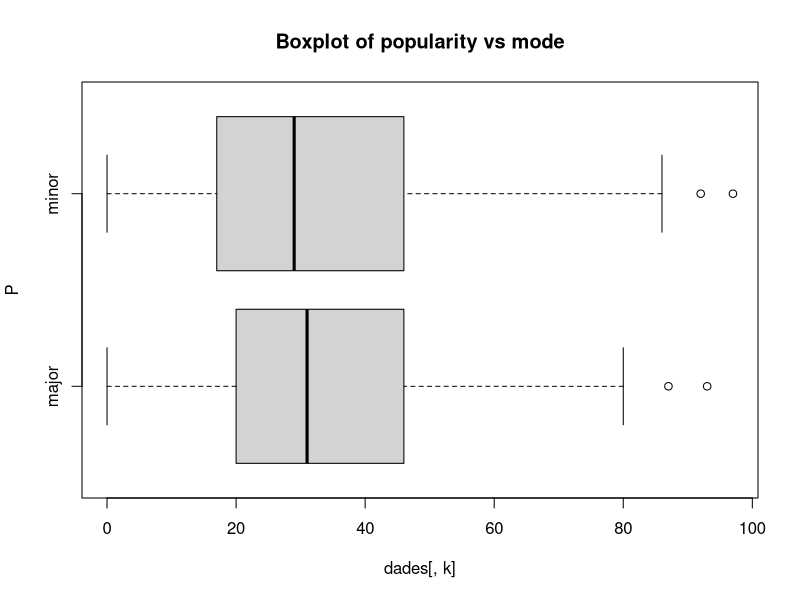
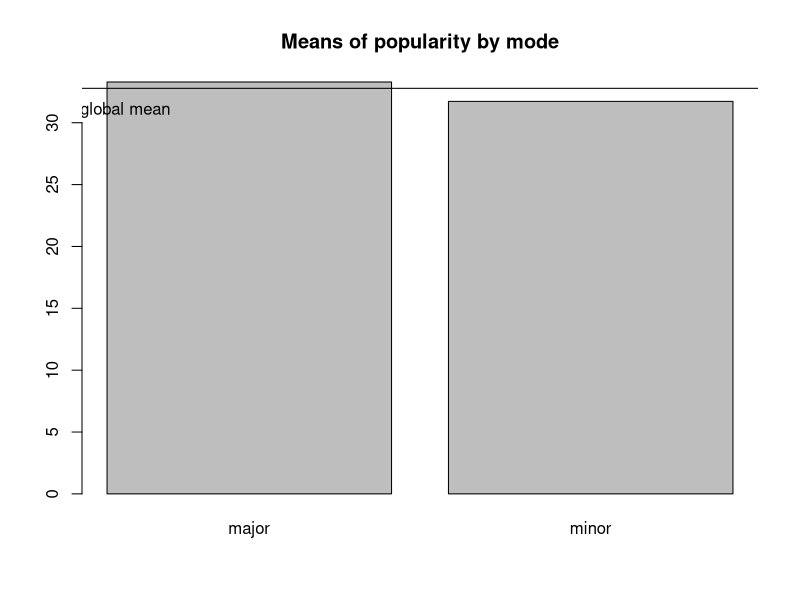
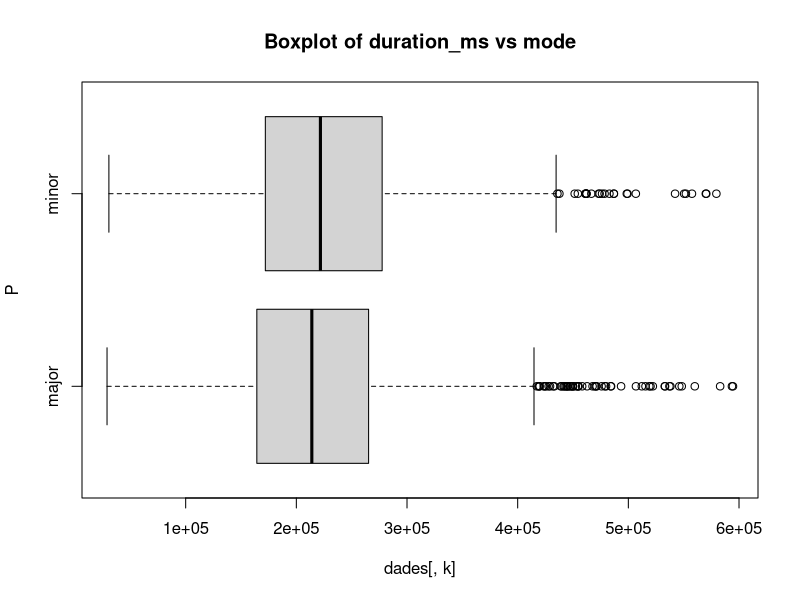
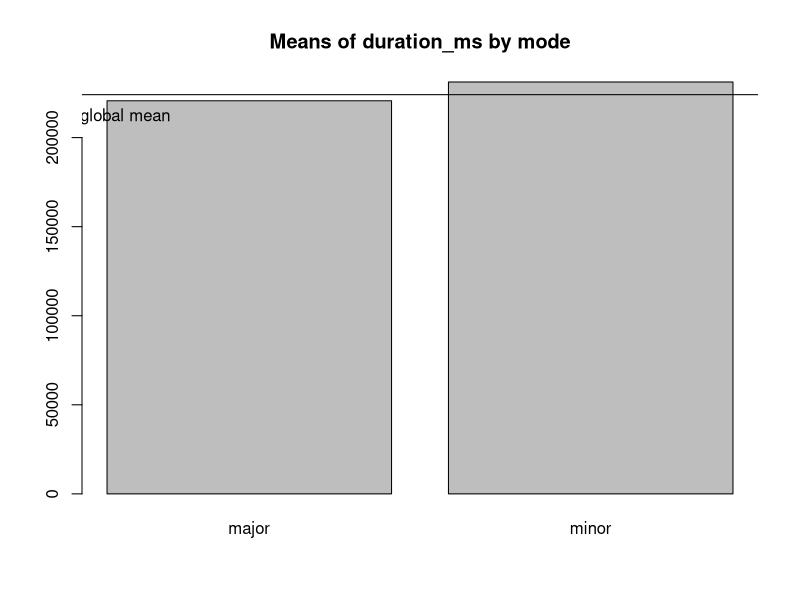
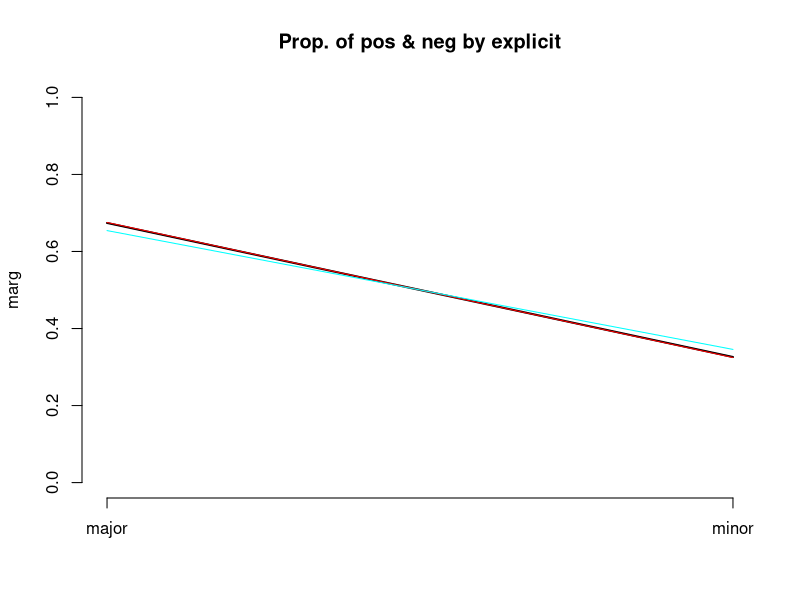
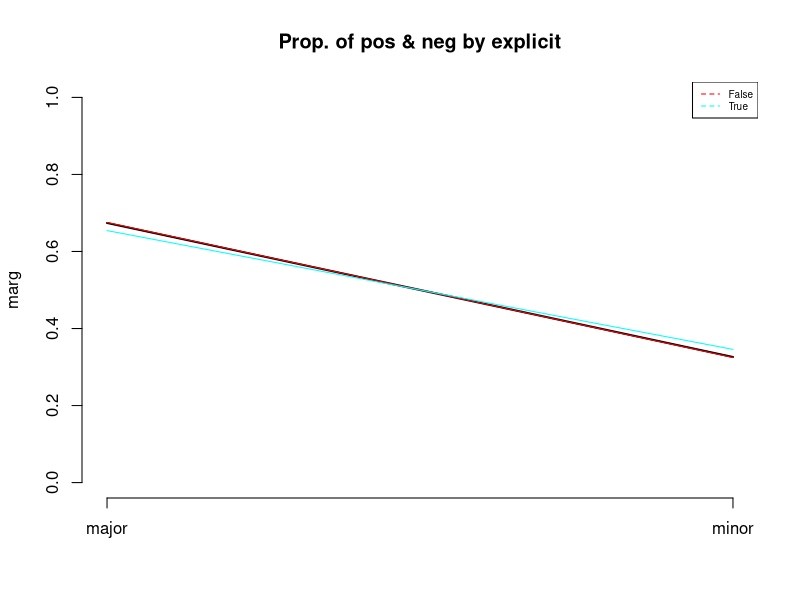
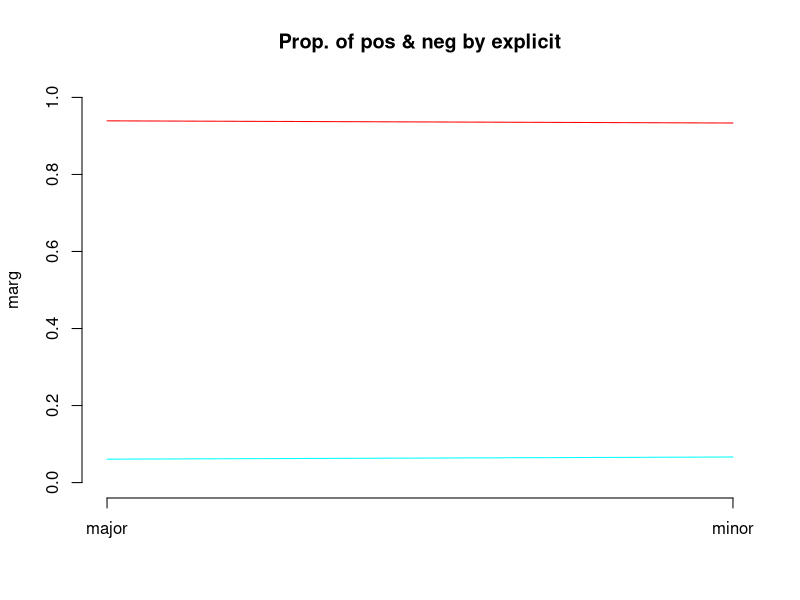
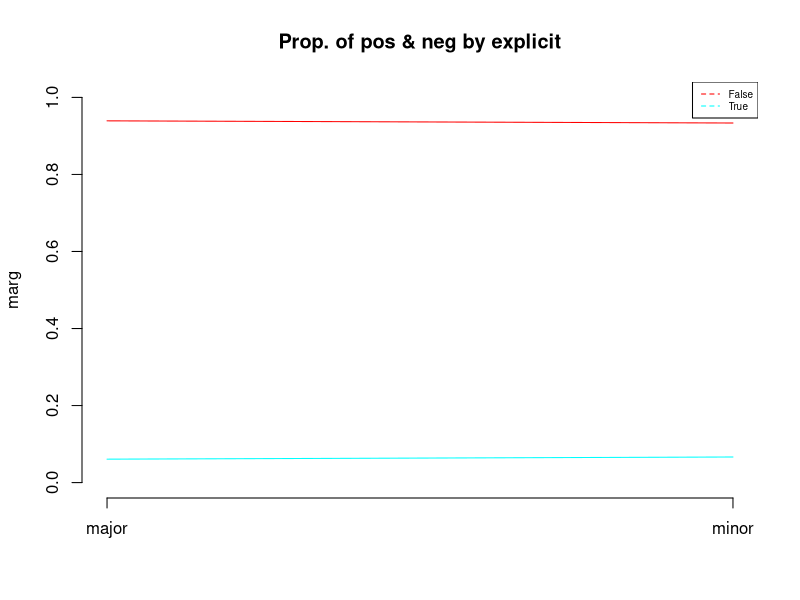

Write the R code that produced these figures, in order.
#  READING CREDSCO_BIN
# load("d:/karina/docencia/DataMiningEI/Practiques/2CredscoProfiling/credscok_bin")

#read data only if required
setwd("~/Documents/class/stats-final-project/")
dd <- read.csv("cleaneddata.csv")

names(dd)

dd

attach(dd)
#Dictamen    <- as.factor(Dictamen)
#levels(Dictamen) <- c(NA, "positiu","negatiu")

#mode <- as.factor(mode)
#levels(mode) <- c(NA, "minor","major")

#Calcula els valor test de la variable Xnum per totes les modalitats del factor P
ValorTestXnum <- function(Xnum,P){
  #freq dis of fac
  nk <- as.vector(table(P)); 
  n <- sum(nk); 
  #mitjanes x grups
  xk <- tapply(Xnum,P,mean);
  #valors test
  txk <- (xk-mean(Xnum))/(sd(Xnum)*sqrt((n-nk)/(n*nk))); 
  #p-values
  pxk <- pt(txk,n-1,lower.tail=F);
  for(c in 1:length(levels(as.factor(P)))){if (pxk[c]>0.5){pxk[c]<-1-pxk[c]}}
  return (pxk)
}




ValorTestXquali <- function(P,Xquali){
  taula <- table(P,Xquali);
  n <- sum(taula); 
  pk <- apply(taula,1,sum)/n;
  pj <- apply(taula,2,sum)/n;
  pf <- taula/(n*pk);
  pjm <- matrix(data=pj,nrow=dim(pf)[1],ncol=dim(pf)[2], byrow=TRUE);      
  dpf <- pf - pjm; 
  dvt <- sqrt(((1-pk)/(n*pk))%*%t(pj*(1-pj))); 
  #i hi ha divisions iguals a 0 dona NA i no funciona
  zkj <- dpf
  zkj[dpf!=0]<-dpf[dpf!=0]/dvt[dpf!=0]; 
  pzkj <- pnorm(zkj,lower.tail=F);
  for(c in 1:length(levels(as.factor(P)))){for (s in 1:length(levels(Xquali))){if (pzkj[c,s]> 0.5){pzkj[c,s]<-1- pzkj[c,s]}}}
  return (list(rowpf=pf,vtest=zkj,pval=pzkj))
}


#source("file")
#dades contain the dataset
dades<-dd
#dades<-dd[filtro,]
#dades<-df
K<-dim(dades)[2]
par(ask=TRUE)


#P must contain the class variable
P<-dd$mode
#P<-c2
#P<-dd[,18]
nameP<-"mode"
#P<-df[,33]

levels(P)
nc<-length(levels(as.factor(P)))
nc
pvalk <- matrix(data=0,nrow=nc,ncol=K, dimnames=list(levels(P),names(dades)))
nameP<-"mode"
n<-dim(dades)[1]

for(k in 1:K){
  if (is.numeric(dades[,k])){ 
    print(paste("Anàlisi per classes de la Variable:", names(dades)[k]))
    
    boxplot(dades[,k]~P, main=paste("Boxplot of", names(dades)[k], "vs", nameP ), horizontal=TRUE)
    
    barplot(tapply(dades[[k]], P, mean),main=paste("Means of", names(dades)[k], "by", nameP ))
    abline(h=mean(dades[[k]]))
    legend(0,mean(dades[[k]]),"global mean",bty="n")
    print("Estadístics per groups:")
    for(s in levels(as.factor(P))) {print(summary(dades[P==s,k]))}
    o<-oneway.test(dades[,k]~P)
    print(paste("p-valueANOVA:", o$p.value))
    kw<-kruskal.test(dades[,k]~P)
    print(paste("p-value Kruskal-Wallis:", kw$p.value))
    pvalk[,k]<-ValorTestXnum(dades[,k], P)
    print("p-values ValorsTest: ")
    print(pvalk[,k])      
  }else{
    if(class(dd[,k])=="Date"){
      print(summary(dd[,k]))
      print(sd(dd[,k]))
      #decide breaks: weeks, months, quarters...
      hist(dd[,k],breaks="weeks")
    }else{
      #qualitatives
      print(paste("Variable", names(dades)[k]))
      table<-table(P,dades[,k])
      #   print("Cross-table")
      #   print(table)
      rowperc<-prop.table(table,1)
      
      colperc<-prop.table(table,2)
      #  print("Distribucions condicionades a files")
      # print(rowperc)
      
      #ojo porque si la variable es true o false la identifica amb el tipus Logical i
      #aquest no te levels, por tanto, coertion preventiva
      
      dades[,k]<-as.factor(dades[,k])
      
      
      marg <- table(as.factor(P))/n
      print(append("Categories=",levels(as.factor(dades[,k]))))
      
      #from next plots, select one of them according to your practical case
      plot(marg,type="l",ylim=c(0,1),main=paste("Prop. of pos & neg by",names(dades)[k]))
      paleta<-rainbow(length(levels(dades[,k])))
      for(c in 1:length(levels(dades[,k]))){lines(colperc[,c],col=paleta[c]) }
      
      #with legend
      plot(marg,type="l",ylim=c(0,1),main=paste("Prop. of pos & neg by",names(dades)[k]))
      paleta<-rainbow(length(levels(dades[,k])))
      for(c in 1:length(levels(dades[,k]))){lines(colperc[,c],col=paleta[c]) }
      legend("topright", levels(dades[,k]), col=paleta, lty=2, cex=0.6)
      
      #condicionades a classes
      print(append("Categories=",levels(dades[,k])))
      plot(marg,type="n",ylim=c(0,1),main=paste("Prop. of pos & neg by",names(dades)[k]))
      paleta<-rainbow(length(levels(dades[,k])))
      for(c in 1:length(levels(dades[,k]))){lines(rowperc[,c],col=paleta[c]) }
      
      #with legend
      plot(marg,type="n",ylim=c(0,1),main=paste("Prop. of pos & neg by",names(dades)[k]))
      paleta<-rainbow(length(levels(dades[,k])))
      for(c in 1:length(levels(dades[,k]))){lines(rowperc[,c],col=paleta[c]) }
      legend("topright", levels(dades[,k]), col=paleta, lty=2, cex=0.6)
      
      #amb variable en eix d'abcisses
      marg <-table(dades[,k])/n
      print(append("Categories=",levels(dades[,k])))
      plot(marg,type="l",ylim=c(0,1),main=paste("Prop. of pos & neg by",names(dades)[k]), las=3)
      #x<-plot(marg,type="l",ylim=c(0,1),main=paste("Prop. of pos & neg by",names(dades)[k]), xaxt="n")
      #text(x=x+.25, y=-1, adj=1, levels(CountryName), xpd=TRUE, srt=25, cex=0.7)
      paleta<-rainbow(length(levels(as.factor(P))))
      for(c in 1:length(levels(as.factor(P)))){lines(rowperc[c,],col=paleta[c]) }
      
      #with legend
      plot(marg,type="l",ylim=c(0,1),main=paste("Prop. of pos & neg by",names(dades)[k]), las=3)
      for(c in 1:length(levels(as.factor(P)))){lines(rowperc[c,],col=paleta[c])}
      legend("topright", levels(as.factor(P)), col=paleta, lty=2, cex=0.6)
      
      #condicionades a columna 
      plot(marg,type="n",ylim=c(0,1),main=paste("Prop. of pos & neg by",names(dades)[k]), las=3)
      paleta<-rainbow(length(levels(as.factor(P))))
      for(c in 1:length(levels(as.factor(P)))){lines(colperc[c,],col=paleta[c]) }
      
      #with legend
      plot(marg,type="n",ylim=c(0,1),main=paste("Prop. of pos & neg by",names(dades)[k]), las=3)
      for(c in 1:length(levels(as.factor(P)))){lines(colperc[c,],col=paleta[c])}
      legend("topright", levels(as.factor(P)), col=paleta, lty=2, cex=0.6)
      
      table<-table(dades[,k],P)
      print("Cross Table:")
      print(table)
      print("Distribucions condicionades a columnes:")
      print(colperc)
      
      #diagrames de barres apilades                                         
      
      paleta<-rainbow(length(levels(dades[,k])))
      barplot(table(dades[,k], as.factor(P)), beside=FALSE,col=paleta )
      
      barplot(table(dades[,k], as.factor(P)), beside=FALSE,col=paleta )
      legend("topright",levels(as.factor(dades[,k])),pch=1,cex=0.5, col=paleta)
      
      #diagrames de barres adosades
      barplot(table(dades[,k], as.factor(P)), beside=TRUE,col=paleta )
      
      barplot(table(dades[,k], as.factor(P)), beside=TRUE,col=paleta)
      legend("topright",levels(as.factor(dades[,k])),pch=1,cex=0.5, col=paleta)
      
      print("Test Chi quadrat: ")
      print(chisq.test(dades[,k], as.factor(P)))
      
      print("valorsTest:")
      print( ValorTestXquali(P,dades[,k]))
      #calcular els pvalues de les quali
    }
  }
}#endfor

#descriptors de les classes més significatius. Afegir info qualits
for (c in 1:length(levels(as.factor(P)))) {
  if(!is.na(levels(as.factor(P))[c])){
    print(paste("P.values per class:",levels(as.factor(P))[c]));
    print(sort(pvalk[c,]), digits=3) 
  }
}

#afegir la informacio de les modalitats de les qualitatives a la llista de pvalues i fer ordenacio global

#saving the dataframe in an external file
#write.table(dd, file = "credscoClean.csv", sep = ";", na = "NA", dec = ".", row.names = FALSE, col.names = TRUE)

